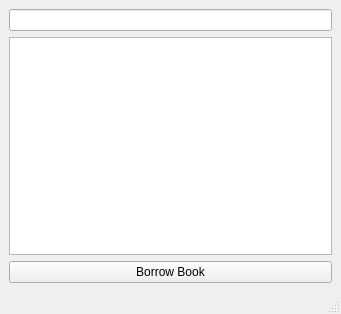
<?xml version="1.0" encoding="UTF-8"?>
<ui version="4.0">
 <class>CustomerDashboard</class>
 <widget class="QMainWindow" name="CustomerDashboard">
  <property name="geometry">
   <rect>
    <x>0</x>
    <y>0</y>
    <width>341</width>
    <height>314</height>
   </rect>
  </property>
  <property name="windowTitle">
   <string>MainWindow</string>
  </property>
  <widget class="QWidget" name="centralwidget">
   <layout class="QVBoxLayout" name="verticalLayout">
    <item>
     <widget class="QLineEdit" name="searchLineEdit"/>
    </item>
    <item>
     <widget class="QTableView" name="tableView"/>
    </item>
    <item>
     <widget class="QPushButton" name="borrowButton">
      <property name="text">
       <string>Borrow Book</string>
      </property>
     </widget>
    </item>
    <item>
     <layout class="QHBoxLayout" name="horizontalLayout"/>
    </item>
   </layout>
  </widget>
  <widget class="QMenuBar" name="menubar">
   <property name="geometry">
    <rect>
     <x>0</x>
     <y>0</y>
     <width>341</width>
     <height>29</height>
    </rect>
   </property>
  </widget>
  <widget class="QStatusBar" name="statusbar"/>
 </widget>
 <resources/>
 <connections/>
</ui>
